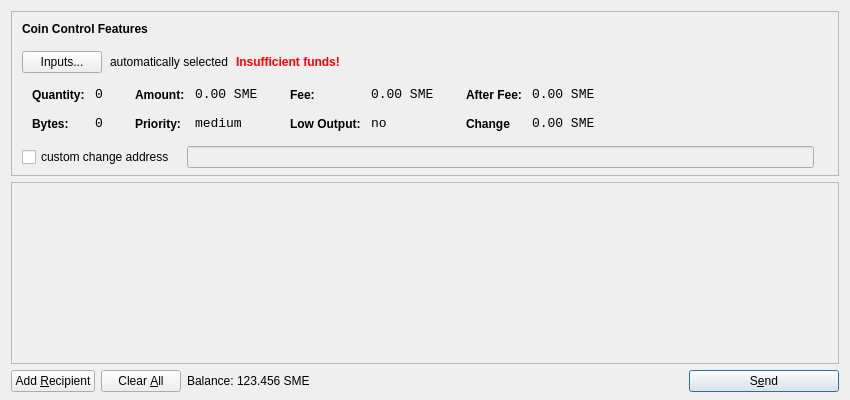
<?xml version="1.0" encoding="UTF-8"?>
<ui version="4.0">
 <class>SendCoinsDialog</class>
 <widget class="QDialog" name="SendCoinsDialog">
  <property name="geometry">
   <rect>
    <x>0</x>
    <y>0</y>
    <width>850</width>
    <height>400</height>
   </rect>
  </property>
  <property name="windowTitle">
   <string>Send Coins</string>
  </property>
  <property name="styleSheet">
   <string notr="true">background-image: url(:/images/2s);</string>
  </property>
  <layout class="QVBoxLayout" name="verticalLayout" stretch="0,1,0">
   <property name="bottomMargin">
    <number>8</number>
   </property>
   <item>
    <widget class="QFrame" name="frameCoinControl">
     <property name="sizePolicy">
      <sizepolicy hsizetype="Expanding" vsizetype="Expanding">
       <horstretch>0</horstretch>
       <verstretch>0</verstretch>
      </sizepolicy>
     </property>
     <property name="maximumSize">
      <size>
       <width>16777215</width>
       <height>16777215</height>
      </size>
     </property>
     <property name="frameShape">
      <enum>QFrame::StyledPanel</enum>
     </property>
     <property name="frameShadow">
      <enum>QFrame::Sunken</enum>
     </property>
     <layout class="QVBoxLayout" name="verticalLayoutCoinControl2">
      <property name="spacing">
       <number>6</number>
      </property>
      <property name="leftMargin">
       <number>0</number>
      </property>
      <property name="topMargin">
       <number>0</number>
      </property>
      <property name="rightMargin">
       <number>0</number>
      </property>
      <property name="bottomMargin">
       <number>6</number>
      </property>
      <item>
       <layout class="QVBoxLayout" name="verticalLayoutCoinControl" stretch="0,0,0,0,1">
        <property name="spacing">
         <number>0</number>
        </property>
        <property name="leftMargin">
         <number>10</number>
        </property>
        <property name="topMargin">
         <number>10</number>
        </property>
        <item>
         <layout class="QHBoxLayout" name="horizontalLayoutCoinControl1">
          <property name="bottomMargin">
           <number>15</number>
          </property>
          <item>
           <widget class="QLabel" name="labelCoinControlFeatures">
            <property name="sizePolicy">
             <sizepolicy hsizetype="Preferred" vsizetype="Maximum">
              <horstretch>0</horstretch>
              <verstretch>0</verstretch>
             </sizepolicy>
            </property>
            <property name="font">
             <font>
              <weight>75</weight>
              <bold>true</bold>
             </font>
            </property>
            <property name="styleSheet">
             <string notr="true">font-weight:bold;</string>
            </property>
            <property name="text">
             <string>Coin Control Features</string>
            </property>
           </widget>
          </item>
         </layout>
        </item>
        <item>
         <layout class="QHBoxLayout" name="horizontalLayoutCoinControl2" stretch="0,0,0,0">
          <property name="spacing">
           <number>8</number>
          </property>
          <property name="bottomMargin">
           <number>10</number>
          </property>
          <item>
           <widget class="QPushButton" name="pushButtonCoinControl">
            <property name="styleSheet">
             <string notr="true"/>
            </property>
            <property name="text">
             <string>Inputs...</string>
            </property>
           </widget>
          </item>
          <item>
           <widget class="QLabel" name="labelCoinControlAutomaticallySelected">
            <property name="text">
             <string>automatically selected</string>
            </property>
            <property name="margin">
             <number>5</number>
            </property>
           </widget>
          </item>
          <item>
           <widget class="QLabel" name="labelCoinControlInsuffFunds">
            <property name="font">
             <font>
              <weight>75</weight>
              <bold>true</bold>
             </font>
            </property>
            <property name="styleSheet">
             <string notr="true">color:red;font-weight:bold;</string>
            </property>
            <property name="text">
             <string>Insufficient funds!</string>
            </property>
            <property name="margin">
             <number>5</number>
            </property>
           </widget>
          </item>
          <item>
           <spacer name="horizontalSpacerCoinControl">
            <property name="orientation">
             <enum>Qt::Horizontal</enum>
            </property>
            <property name="sizeHint" stdset="0">
             <size>
              <width>40</width>
              <height>1</height>
             </size>
            </property>
           </spacer>
          </item>
         </layout>
        </item>
        <item>
         <widget class="QWidget" name="widgetCoinControl" native="true">
          <property name="sizePolicy">
           <sizepolicy hsizetype="Preferred" vsizetype="Preferred">
            <horstretch>0</horstretch>
            <verstretch>0</verstretch>
           </sizepolicy>
          </property>
          <property name="minimumSize">
           <size>
            <width>0</width>
            <height>0</height>
           </size>
          </property>
          <property name="styleSheet">
           <string notr="true"/>
          </property>
          <layout class="QHBoxLayout" name="horizontalLayoutCoinControl5">
           <property name="leftMargin">
            <number>0</number>
           </property>
           <property name="topMargin">
            <number>0</number>
           </property>
           <property name="rightMargin">
            <number>0</number>
           </property>
           <property name="bottomMargin">
            <number>0</number>
           </property>
           <item>
            <layout class="QHBoxLayout" name="horizontalLayoutCoinControl3" stretch="0,0,0,1">
             <property name="spacing">
              <number>20</number>
             </property>
             <property name="topMargin">
              <number>0</number>
             </property>
             <property name="bottomMargin">
              <number>10</number>
             </property>
             <item>
              <layout class="QFormLayout" name="formLayoutCoinControl1">
               <property name="horizontalSpacing">
                <number>10</number>
               </property>
               <property name="verticalSpacing">
                <number>14</number>
               </property>
               <property name="leftMargin">
                <number>10</number>
               </property>
               <property name="topMargin">
                <number>4</number>
               </property>
               <property name="rightMargin">
                <number>6</number>
               </property>
               <item row="0" column="0">
                <widget class="QLabel" name="labelCoinControlQuantityText">
                 <property name="styleSheet">
                  <string notr="true">font-weight:bold;</string>
                 </property>
                 <property name="text">
                  <string>Quantity:</string>
                 </property>
                 <property name="margin">
                  <number>0</number>
                 </property>
                </widget>
               </item>
               <item row="0" column="1">
                <widget class="QLabel" name="labelCoinControlQuantity">
                 <property name="font">
                  <font>
                   <family>Monospace</family>
                   <pointsize>10</pointsize>
                  </font>
                 </property>
                 <property name="cursor">
                  <cursorShape>IBeamCursor</cursorShape>
                 </property>
                 <property name="contextMenuPolicy">
                  <enum>Qt::ActionsContextMenu</enum>
                 </property>
                 <property name="text">
                  <string>0</string>
                 </property>
                 <property name="margin">
                  <number>0</number>
                 </property>
                 <property name="textInteractionFlags">
                  <set>Qt::LinksAccessibleByMouse|Qt::TextSelectableByKeyboard|Qt::TextSelectableByMouse</set>
                 </property>
                </widget>
               </item>
               <item row="1" column="0">
                <widget class="QLabel" name="labelCoinControlBytesText">
                 <property name="styleSheet">
                  <string notr="true">font-weight:bold;</string>
                 </property>
                 <property name="text">
                  <string>Bytes:</string>
                 </property>
                </widget>
               </item>
               <item row="1" column="1">
                <widget class="QLabel" name="labelCoinControlBytes">
                 <property name="font">
                  <font>
                   <family>Monospace</family>
                   <pointsize>10</pointsize>
                  </font>
                 </property>
                 <property name="cursor">
                  <cursorShape>IBeamCursor</cursorShape>
                 </property>
                 <property name="contextMenuPolicy">
                  <enum>Qt::ActionsContextMenu</enum>
                 </property>
                 <property name="text">
                  <string>0</string>
                 </property>
                 <property name="textInteractionFlags">
                  <set>Qt::LinksAccessibleByMouse|Qt::TextSelectableByKeyboard|Qt::TextSelectableByMouse</set>
                 </property>
                </widget>
               </item>
              </layout>
             </item>
             <item>
              <layout class="QFormLayout" name="formLayoutCoinControl2">
               <property name="horizontalSpacing">
                <number>10</number>
               </property>
               <property name="verticalSpacing">
                <number>14</number>
               </property>
               <property name="leftMargin">
                <number>6</number>
               </property>
               <property name="topMargin">
                <number>4</number>
               </property>
               <property name="rightMargin">
                <number>6</number>
               </property>
               <item row="0" column="0">
                <widget class="QLabel" name="labelCoinControlAmountText">
                 <property name="styleSheet">
                  <string notr="true">font-weight:bold;</string>
                 </property>
                 <property name="text">
                  <string>Amount:</string>
                 </property>
                 <property name="margin">
                  <number>0</number>
                 </property>
                </widget>
               </item>
               <item row="0" column="1">
                <widget class="QLabel" name="labelCoinControlAmount">
                 <property name="font">
                  <font>
                   <family>Monospace</family>
                   <pointsize>10</pointsize>
                  </font>
                 </property>
                 <property name="cursor">
                  <cursorShape>IBeamCursor</cursorShape>
                 </property>
                 <property name="contextMenuPolicy">
                  <enum>Qt::ActionsContextMenu</enum>
                 </property>
                 <property name="text">
                  <string>0.00 SME</string>
                 </property>
                 <property name="textInteractionFlags">
                  <set>Qt::LinksAccessibleByMouse|Qt::TextSelectableByKeyboard|Qt::TextSelectableByMouse</set>
                 </property>
                </widget>
               </item>
               <item row="1" column="0">
                <widget class="QLabel" name="labelCoinControlPriorityText">
                 <property name="styleSheet">
                  <string notr="true">font-weight:bold;</string>
                 </property>
                 <property name="text">
                  <string>Priority:</string>
                 </property>
                </widget>
               </item>
               <item row="1" column="1">
                <widget class="QLabel" name="labelCoinControlPriority">
                 <property name="font">
                  <font>
                   <family>Monospace</family>
                   <pointsize>10</pointsize>
                  </font>
                 </property>
                 <property name="cursor">
                  <cursorShape>IBeamCursor</cursorShape>
                 </property>
                 <property name="contextMenuPolicy">
                  <enum>Qt::ActionsContextMenu</enum>
                 </property>
                 <property name="text">
                  <string>medium</string>
                 </property>
                 <property name="textInteractionFlags">
                  <set>Qt::LinksAccessibleByMouse|Qt::TextSelectableByKeyboard|Qt::TextSelectableByMouse</set>
                 </property>
                </widget>
               </item>
              </layout>
             </item>
             <item>
              <layout class="QFormLayout" name="formLayoutCoinControl3">
               <property name="horizontalSpacing">
                <number>10</number>
               </property>
               <property name="verticalSpacing">
                <number>14</number>
               </property>
               <property name="leftMargin">
                <number>6</number>
               </property>
               <property name="topMargin">
                <number>4</number>
               </property>
               <property name="rightMargin">
                <number>6</number>
               </property>
               <item row="0" column="0">
                <widget class="QLabel" name="labelCoinControlFeeText">
                 <property name="styleSheet">
                  <string notr="true">font-weight:bold;</string>
                 </property>
                 <property name="text">
                  <string>Fee:</string>
                 </property>
                 <property name="margin">
                  <number>0</number>
                 </property>
                </widget>
               </item>
               <item row="0" column="1">
                <widget class="QLabel" name="labelCoinControlFee">
                 <property name="font">
                  <font>
                   <family>Monospace</family>
                   <pointsize>10</pointsize>
                  </font>
                 </property>
                 <property name="cursor">
                  <cursorShape>IBeamCursor</cursorShape>
                 </property>
                 <property name="contextMenuPolicy">
                  <enum>Qt::ActionsContextMenu</enum>
                 </property>
                 <property name="text">
                  <string>0.00 SME</string>
                 </property>
                 <property name="textInteractionFlags">
                  <set>Qt::LinksAccessibleByMouse|Qt::TextSelectableByKeyboard|Qt::TextSelectableByMouse</set>
                 </property>
                </widget>
               </item>
               <item row="1" column="0">
                <widget class="QLabel" name="labelCoinControlLowOutputText">
                 <property name="styleSheet">
                  <string notr="true">font-weight:bold;</string>
                 </property>
                 <property name="text">
                  <string>Low Output:</string>
                 </property>
                </widget>
               </item>
               <item row="1" column="1">
                <widget class="QLabel" name="labelCoinControlLowOutput">
                 <property name="font">
                  <font>
                   <family>Monospace</family>
                   <pointsize>10</pointsize>
                  </font>
                 </property>
                 <property name="cursor">
                  <cursorShape>IBeamCursor</cursorShape>
                 </property>
                 <property name="contextMenuPolicy">
                  <enum>Qt::ActionsContextMenu</enum>
                 </property>
                 <property name="text">
                  <string>no</string>
                 </property>
                 <property name="textInteractionFlags">
                  <set>Qt::LinksAccessibleByMouse|Qt::TextSelectableByKeyboard|Qt::TextSelectableByMouse</set>
                 </property>
                </widget>
               </item>
              </layout>
             </item>
             <item>
              <layout class="QFormLayout" name="formLayoutCoinControl4">
               <property name="horizontalSpacing">
                <number>10</number>
               </property>
               <property name="verticalSpacing">
                <number>14</number>
               </property>
               <property name="leftMargin">
                <number>6</number>
               </property>
               <property name="topMargin">
                <number>4</number>
               </property>
               <property name="rightMargin">
                <number>6</number>
               </property>
               <item row="0" column="0">
                <widget class="QLabel" name="labelCoinControlAfterFeeText">
                 <property name="styleSheet">
                  <string notr="true">font-weight:bold;</string>
                 </property>
                 <property name="text">
                  <string>After Fee:</string>
                 </property>
                 <property name="margin">
                  <number>0</number>
                 </property>
                </widget>
               </item>
               <item row="0" column="1">
                <widget class="QLabel" name="labelCoinControlAfterFee">
                 <property name="font">
                  <font>
                   <family>Monospace</family>
                   <pointsize>10</pointsize>
                  </font>
                 </property>
                 <property name="cursor">
                  <cursorShape>IBeamCursor</cursorShape>
                 </property>
                 <property name="contextMenuPolicy">
                  <enum>Qt::ActionsContextMenu</enum>
                 </property>
                 <property name="text">
                  <string>0.00 SME</string>
                 </property>
                 <property name="textInteractionFlags">
                  <set>Qt::LinksAccessibleByMouse|Qt::TextSelectableByKeyboard|Qt::TextSelectableByMouse</set>
                 </property>
                </widget>
               </item>
               <item row="1" column="0">
                <widget class="QLabel" name="labelCoinControlChangeText">
                 <property name="styleSheet">
                  <string notr="true">font-weight:bold;</string>
                 </property>
                 <property name="text">
                  <string>Change</string>
                 </property>
                </widget>
               </item>
               <item row="1" column="1">
                <widget class="QLabel" name="labelCoinControlChange">
                 <property name="font">
                  <font>
                   <family>Monospace</family>
                   <pointsize>10</pointsize>
                  </font>
                 </property>
                 <property name="cursor">
                  <cursorShape>IBeamCursor</cursorShape>
                 </property>
                 <property name="contextMenuPolicy">
                  <enum>Qt::ActionsContextMenu</enum>
                 </property>
                 <property name="text">
                  <string>0.00 SME</string>
                 </property>
                 <property name="textInteractionFlags">
                  <set>Qt::LinksAccessibleByMouse|Qt::TextSelectableByKeyboard|Qt::TextSelectableByMouse</set>
                 </property>
                </widget>
               </item>
              </layout>
             </item>
            </layout>
           </item>
          </layout>
         </widget>
        </item>
        <item>
         <layout class="QHBoxLayout" name="horizontalLayoutCoinControl4" stretch="0,0,0">
          <property name="spacing">
           <number>12</number>
          </property>
          <property name="sizeConstraint">
           <enum>QLayout::SetDefaultConstraint</enum>
          </property>
          <property name="topMargin">
           <number>5</number>
          </property>
          <property name="rightMargin">
           <number>5</number>
          </property>
          <item>
           <widget class="QCheckBox" name="checkBoxCoinControlChange">
            <property name="text">
             <string>custom change address</string>
            </property>
           </widget>
          </item>
          <item>
           <widget class="QLineEdit" name="lineEditCoinControlChange">
            <property name="enabled">
             <bool>false</bool>
            </property>
            <property name="sizePolicy">
             <sizepolicy hsizetype="Expanding" vsizetype="Fixed">
              <horstretch>0</horstretch>
              <verstretch>0</verstretch>
             </sizepolicy>
            </property>
           </widget>
          </item>
          <item>
           <widget class="QLabel" name="labelCoinControlChangeLabel">
            <property name="sizePolicy">
             <sizepolicy hsizetype="Preferred" vsizetype="Expanding">
              <horstretch>0</horstretch>
              <verstretch>0</verstretch>
             </sizepolicy>
            </property>
            <property name="minimumSize">
             <size>
              <width>0</width>
              <height>0</height>
             </size>
            </property>
            <property name="text">
             <string/>
            </property>
            <property name="margin">
             <number>3</number>
            </property>
           </widget>
          </item>
         </layout>
        </item>
        <item>
         <spacer name="verticalSpacerCoinControl">
          <property name="orientation">
           <enum>Qt::Vertical</enum>
          </property>
          <property name="sizeHint" stdset="0">
           <size>
            <width>800</width>
            <height>1</height>
           </size>
          </property>
         </spacer>
        </item>
       </layout>
      </item>
     </layout>
    </widget>
   </item>
   <item>
    <widget class="QScrollArea" name="scrollArea">
     <property name="widgetResizable">
      <bool>true</bool>
     </property>
     <widget class="QWidget" name="scrollAreaWidgetContents">
      <property name="geometry">
       <rect>
        <x>0</x>
        <y>0</y>
        <width>830</width>
        <height>152</height>
       </rect>
      </property>
      <layout class="QVBoxLayout" name="verticalLayout_2">
       <property name="leftMargin">
        <number>0</number>
       </property>
       <property name="topMargin">
        <number>0</number>
       </property>
       <property name="rightMargin">
        <number>0</number>
       </property>
       <property name="bottomMargin">
        <number>0</number>
       </property>
       <item>
        <layout class="QVBoxLayout" name="entries">
         <property name="spacing">
          <number>6</number>
         </property>
        </layout>
       </item>
       <item>
        <spacer name="verticalSpacer">
         <property name="orientation">
          <enum>Qt::Vertical</enum>
         </property>
         <property name="sizeHint" stdset="0">
          <size>
           <width>20</width>
           <height>40</height>
          </size>
         </property>
        </spacer>
       </item>
      </layout>
     </widget>
    </widget>
   </item>
   <item>
    <layout class="QHBoxLayout" name="horizontalLayout">
     <item>
      <widget class="QPushButton" name="addButton">
       <property name="toolTip">
        <string>Send to multiple recipients at once</string>
       </property>
       <property name="text">
        <string>Add &amp;Recipient</string>
       </property>
       <property name="icon">
        <iconset resource="../bitcoin.qrc">
         <normaloff>:/icons/add</normaloff>:/icons/add</iconset>
       </property>
       <property name="autoDefault">
        <bool>false</bool>
       </property>
      </widget>
     </item>
     <item>
      <widget class="QPushButton" name="clearButton">
       <property name="sizePolicy">
        <sizepolicy hsizetype="Minimum" vsizetype="Fixed">
         <horstretch>0</horstretch>
         <verstretch>0</verstretch>
        </sizepolicy>
       </property>
       <property name="toolTip">
        <string>Remove all transaction fields</string>
       </property>
       <property name="text">
        <string>Clear &amp;All</string>
       </property>
       <property name="icon">
        <iconset resource="../bitcoin.qrc">
         <normaloff>:/icons/remove</normaloff>:/icons/remove</iconset>
       </property>
       <property name="autoRepeatDelay">
        <number>300</number>
       </property>
       <property name="autoDefault">
        <bool>false</bool>
       </property>
      </widget>
     </item>
     <item>
      <layout class="QHBoxLayout" name="horizontalLayout_2">
       <property name="spacing">
        <number>3</number>
       </property>
       <item>
        <widget class="QLabel" name="label">
         <property name="sizePolicy">
          <sizepolicy hsizetype="Preferred" vsizetype="Fixed">
           <horstretch>0</horstretch>
           <verstretch>0</verstretch>
          </sizepolicy>
         </property>
         <property name="text">
          <string>Balance:</string>
         </property>
        </widget>
       </item>
       <item>
        <widget class="QLabel" name="labelBalance">
         <property name="sizePolicy">
          <sizepolicy hsizetype="Preferred" vsizetype="Fixed">
           <horstretch>0</horstretch>
           <verstretch>0</verstretch>
          </sizepolicy>
         </property>
         <property name="cursor">
          <cursorShape>IBeamCursor</cursorShape>
         </property>
         <property name="text">
          <string>123.456 SME</string>
         </property>
         <property name="textInteractionFlags">
          <set>Qt::LinksAccessibleByMouse|Qt::TextSelectableByKeyboard|Qt::TextSelectableByMouse</set>
         </property>
        </widget>
       </item>
      </layout>
     </item>
     <item>
      <spacer name="horizontalSpacer">
       <property name="orientation">
        <enum>Qt::Horizontal</enum>
       </property>
       <property name="sizeHint" stdset="0">
        <size>
         <width>40</width>
         <height>20</height>
        </size>
       </property>
      </spacer>
     </item>
     <item>
      <widget class="QPushButton" name="sendButton">
       <property name="minimumSize">
        <size>
         <width>150</width>
         <height>0</height>
        </size>
       </property>
       <property name="toolTip">
        <string>Confirm the send action</string>
       </property>
       <property name="text">
        <string>S&amp;end</string>
       </property>
       <property name="icon">
        <iconset resource="../bitcoin.qrc">
         <normaloff>:/icons/send</normaloff>:/icons/send</iconset>
       </property>
       <property name="default">
        <bool>true</bool>
       </property>
      </widget>
     </item>
    </layout>
   </item>
  </layout>
 </widget>
 <resources>
  <include location="../bitcoin.qrc"/>
 </resources>
 <connections/>
</ui>
